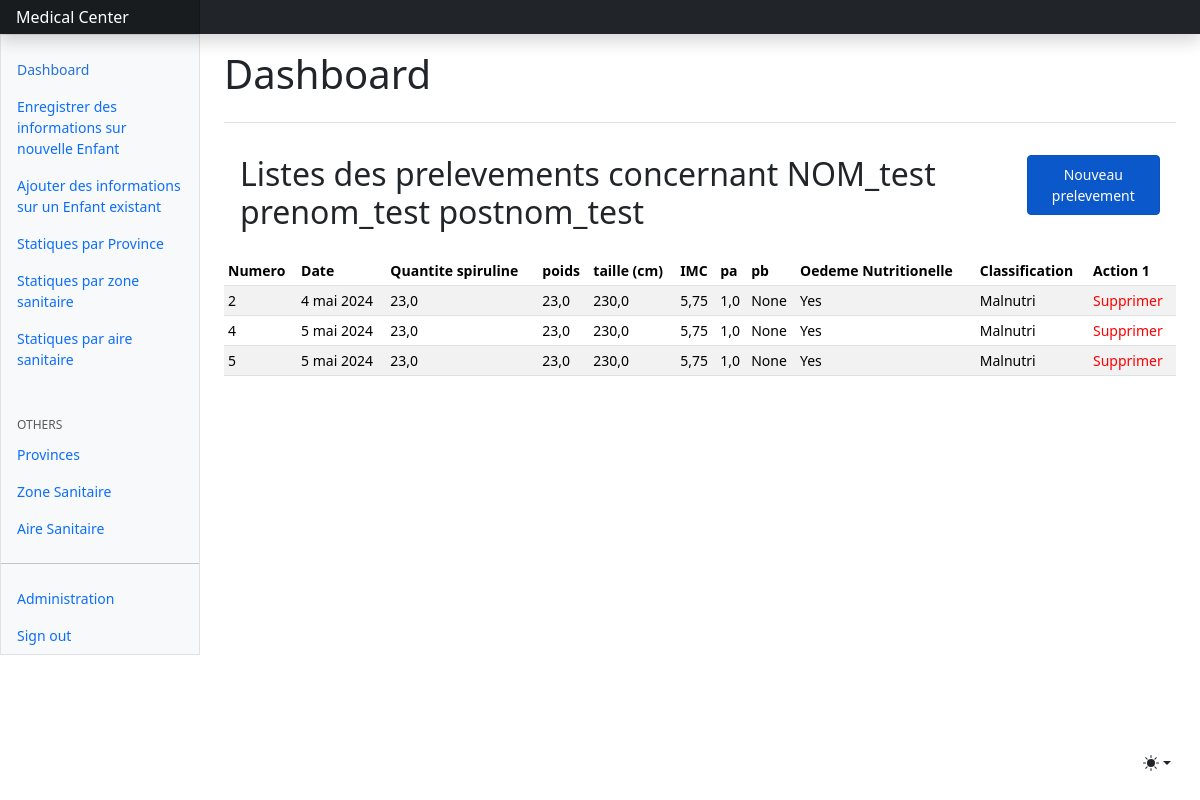
Page /index/Enfant/6/prelevement/list/ on the earlier database version.
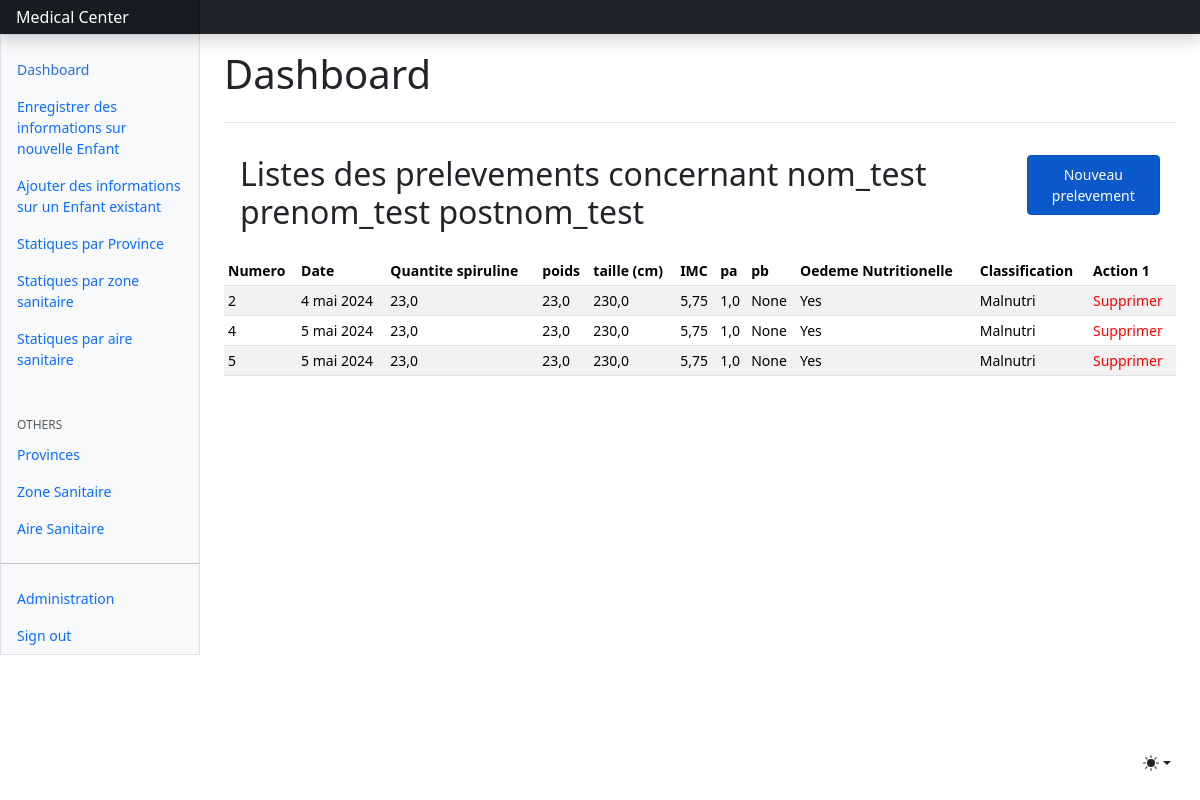
Same page on the later database version.
### core/models.py (models this page shows, shortened)
class Enfant(models.Model):
    code_id = models.BigAutoField(primary_key=True)
    SEX = {
        'M': 'Masculin',
        'F': 'Feminin'
    }
    nom = models.CharField(max_length=25, null=True)
    postnom = models.CharField(max_length=25, null=False)
    prenom = models.CharField(max_length=25, null=True)
    sex = models.CharField(choices=SEX, max_length=10)
    date_naissance = models.DateField(blank=True,null=True)
    jour = models.IntegerField(null=False, blank=True)
    mois = models.IntegerField(null=False, blank=True)
    annee = models.IntegerField(null=False, blank=True)
    age_en_mois = models.IntegerField(null=True, blank=True)
    age_en_annee = models.IntegerField(null=False, blank=True)
    age_en_annee_mois = models.CharField(max_length=30, null=True, blank=True)
    age_en_annee_mois_jour = models.CharField(max_length=30, null=True, blank=True)
    age_inconnu = models.CharField(max_length=20, choices=OK)
    avenue = models.CharField(max_length=20, null=False)
    quartier = models.CharField(max_length=50, null=False)
    commune = models.CharField(max_length=20, null=True)
    ville = models.CharField(max_length=20, null=True)
    code_aire = models.ForeignKey(AireSanitaire, on_delete=models.CASCADE, null=True, blank=True)

class Prelevement(models.Model):
    qte_spiruline_recue = models.FloatField(null=False)
    code_aire = models.ForeignKey(AireSanitaire, on_delete=models.CASCADE)
    numero = models.BigAutoField(primary_key=True)
    date_prelevement = models.DateField(null=False, auto_now=True)
    annee = models.IntegerField(null=True)
    mois = models.CharField(max_length=15)
    poids = models.FloatField(null=False)
    taille_en_cm = models.FloatField(null=False)
    taille_en_m = models.FloatField(null=False)
    z_score_pt = models.FloatField(null=True)
    imc = models.FloatField(null=False)
    z_score_imc_age = models.FloatField(null=True)
    pa = models.FloatField(null=False)
    pb = models.FloatField(null=True)
    oedeme_nutri = models.CharField(max_length=5, choices=OK)
    classification = models.CharField(max_length=20)
    code_id = models.ForeignKey(Enfant, on_delete=models.CASCADE)

### core/views.py (the view)
# urls.py: path("index/Enfant/<int:pk>/prelevement/list/",prelevement_list, name="prelevement_list"),
def prelevement_list(request,pk):
    enfant = Enfant.objects.get(pk=pk)
    prelevements = Prelevement.objects.filter(code_id = enfant)
    context = {
        'prelevements':prelevements,
        'enfant':enfant,
    }
    return render(request,'prelevement_list.html',context)

### core/templates/prelevement_list.html (shortened to what this page needs)
{% extends "index.html" %}
{% block content %}
<div class=" p-3 container">
  <div
      class="row"
  >
      <div class="col-10"><h2>Listes des prelevements concernant {{enfant.nom}} {{enfant.prenom}} {{enfant.postnom}} </h2></div>
      <div class="col">
          <a href="{%url 'core:prelevement_create' enfant.code_id %}" class=" btn btn-primary  btn-sm p-2 active" role="button" aria-pressed="true">Nouveau prelevement</a>
      </div>
  </div>
</div>
<div class="table-responsive small">
  <table class="table table-striped table-sm">
    <thead>
      <tr>
        <th scope="col">Numero</th>
        <th scope="col">Date </th>
        <th scope="col">Quantite spiruline</th>
        <th scope="col">poids</th>
        <th scope="col">taille (cm)</th>
        <th scope="col">IMC</th>
        <th scope="col">pa</th>
        <th scope="col">pb</th>
        <th scope="col">Oedeme Nutritionelle</th>
        <th scope="col">Classification</th>
        <th scope="col">Action 1</th>
      </tr>
    </thead>
    <tbody>
      {% for prelevement in prelevements %}
      <tr>
          <td>{{prelevement.numero}}</td>
          <td>{{prelevement.date_prelevement}}</td>
          <td>{{prelevement.qte_spiruline_recue}}</td>
          <td>{{prelevement.poids}}</td>
          <td>{{prelevement.taille_en_cm}}</td>
          <td>{{prelevement.imc}}</td>
          <td>{{prelevement.pa}}</td>
          <td>{{prelevement.pb}}</td>
          <td>{{prelevement.oedeme_nutri}}</td>
          <td>{{prelevement.classification}}</td>
          <td>
              <a href="{%url 'core:prelevement_delete' enfant.code_id prelevement.numero%}" style="color:red; text-decoration:none;">Supprimer</a>
          </td>
      </tr>
      {% endfor %}
    </tbody>
  </table>
</div>
{% endblock content %}

### core/templates/index.html (shortened to what this page needs)
<!doctype html>
{% load static %}
<html lang="fr" data-bs-theme="auto">
  <head><script src= "{%static "assets/js/color-modes.js" %}" ></script>
    <link href="{% static "dashboard.css" %}" rel="stylesheet">
    <link rel="stylesheet" href="https://cdn.jsdelivr.net/npm/@docsearch/css@3">
<link href="{% static "assets/dist/css/bootstrap.min.css" %}" rel="stylesheet">
    <link href="https://cdn.jsdelivr.net/npm/bootstrap-icons@1.10.5/font/bootstrap-icons.min.css" rel="stylesheet">
  </head>
  <body>
    <div class="dropdown position-fixed bottom-0 end-0 mb-3 me-3 bd-mode-toggle">
      <button class="btn btn-bd-primary py-2 dropdown-toggle d-flex align-items-center"
              id="bd-theme"
              type="button"
              aria-expanded="false"
              data-bs-toggle="dropdown"
              aria-label="Toggle theme (auto)">
        <svg class="bi my-1 theme-icon-active" width="1em" height="1em"><use href="#circle-half"></use></svg>
      </button>
    </div>
<header class="navbar sticky-top bg-dark flex-md-nowrap p-0 shadow" data-bs-theme="dark">
  <a class="navbar-brand col-md-3 col-lg-2 me-0 px-3 fs-6 text-white" href="#">Medical Center</a>
</header>
<div class="container-fluid">
  <div class="row">
    <div class="sidebar border border-right col-md-3 col-lg-2 p-0 bg-body-tertiary">
      <div class="offcanvas-md offcanvas-end bg-body-tertiary" tabindex="-1" id="sidebarMenu" aria-labelledby="sidebarMenuLabel">
        <div class="offcanvas-body d-md-flex flex-column p-0 pt-lg-3 overflow-y-auto">
          <ul class="nav flex-column">
            <li class="nav-item">
              <a class="nav-link d-flex align-items-center gap-2 active" aria-current="page" href="{%url 'core:index'%}">
                Dashboard
              </a>
            </li>
            <li class="nav-item">
              <a class="nav-link d-flex align-items-center gap-2" href="{%url 'core:enfant_create'%}">
                Enregistrer des informations sur nouvelle Enfant
              </a>
            </li>
            <li class="nav-item">
              <a class="nav-link d-flex align-items-center gap-2" href="{%url 'core:enfant_search'%}">
                Ajouter des informations sur un Enfant existant
              </a>
            </li>
            <li class="nav-item">
              <a class="nav-link d-flex align-items-center gap-2" href="{%url 'core:stat_province'%}">
                 Statiques par Province
              </a>
            </li>
            <li class="nav-item">
              <a class="nav-link d-flex align-items-center gap-2" href="{%url 'core:stat_zone'%}">
                Statiques par zone sanitaire
              </a>
            </li>
            <li class="nav-item">
              <a class="nav-link d-flex align-items-center gap-2" href="{%url 'core:stat_aire'%}">
                Statiques par aire sanitaire
              </a>
            </li>
            <li class="nav-item">
              <a class="nav-link d-flex align-items-center gap-2" href="#">
              </a>
            </li>
          </ul>
          <h6 class="sidebar-heading d-flex justify-content-between align-items-center px-3 mt-4 mb-1 text-body-secondary text-uppercase">
            <span>Others</span>
          </h6>
          <ul class="nav flex-column mb-auto">
            <li class="nav-item">
              <a class="nav-link d-flex align-items-center gap-2" href="{%url 'core:province_list'%}">
                Provinces
              </a>
            </li>
            <li class="nav-item">
              <a class="nav-link d-flex align-items-center gap-2" href="{%url 'core:zone_sanitaire_list'%}">
                Zone Sanitaire
              </a>
            </li>
            <li class="nav-item">
              <a class="nav-link d-flex align-items-center gap-2" href="{%url 'core:aire_sanitaire_list'%}">
                Aire Sanitaire
              </a>
            </li>
          </ul>
          <hr class="my-3">
          <ul class="nav flex-column mb-auto">
            <li class="nav-item">
              <a class="nav-link d-flex align-items-center gap-2" href="/admin">
                Administration
              </a>
            </li>
            <li class="nav-item">
              <a class="nav-link d-flex align-items-center gap-2" href="{%url 'core:logout'%}">
                Sign out
              </a>
            </li>
          </ul>
        </div>
      </div>
    </div>
    <main class="col-md-9 ms-sm-auto col-lg-10 px-md-4">
      <div class="d-flex justify-content-between flex-wrap flex-md-nowrap align-items-center pt-3 pb-2 mb-3 border-bottom">
        <h1 class=" mb-3">Dashboard</h1>
      </div>
      {% block content %}{% endblock content %}
    </main>
  </div>
</div>
    <script src="https://cdn.jsdelivr.net/npm/chart.js@4.3.2/dist/chart.umd.js"></script><script src="dashboard.js"></script></body>
</html>

### static/dashboard.css (style rules this page uses)
.bi { display: inline-block; width: 1rem; height: 1rem; }
.sidebar .nav-link { font-size: .875rem; font-weight: 500; }
.sidebar .nav-link.active { color: #2470dc; }
.sidebar-heading { font-size: .75rem; }
.navbar-brand { padding-top: .75rem; padding-bottom: .75rem; background-color: rgba(0, 0, 0, .25); box-shadow: inset -1px 0 0 rgba(0, 0, 0, .25); }
.bi { vertical-align: -.125em; fill: currentColor; }
.btn-bd-primary { --bd-violet-bg: #712cf9; --bd-violet-rgb: 112.520718, 44.062154, 249.437846; --bs-btn-font-weight: 600; --bs-btn-color: var(--bs-white); --bs-btn-bg: var(--bd-violet-bg); --bs-btn-border-color: var(--bd-violet-bg); --bs-btn-hover-color: var(--bs-white); --bs-btn-hover-bg: #6528e0; --bs-btn-hover-border-color: #6528e0; --bs-btn-focus-shadow-rgb: var(--bd-violet-rgb); --bs-btn-active-color: var(--bs-btn-hover-color); --bs-btn-active-bg: #5a23c8; --bs-btn-active-border-color: #5a23c8; }
.bd-mode-toggle { z-index: 1500; }

Differences in the rows shown:
changed Enfant "prenom_test": nom "NOM_test" → "nom_test"
